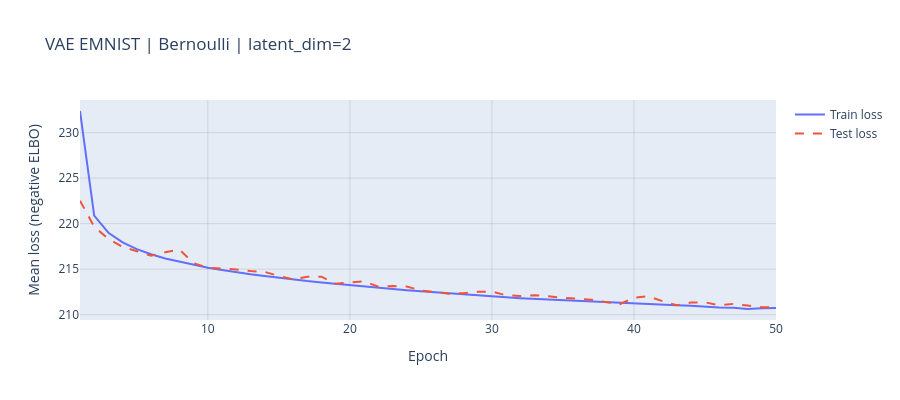

The notebook cell this image was saved under:
### Markdown cell above
## 10. Loss curve (for the presentation)

### Code cell
fig = go.Figure()
fig.add_trace(go.Scatter(x=epoch_list, y=train_loss_list,
                         mode='lines', name='Train loss'))
fig.add_trace(go.Scatter(x=epoch_list, y=test_loss_list,
                         mode='lines', name='Test loss',
                         line=dict(dash='dash')))
fig.update_layout(
    title=f'VAE EMNIST | {RECONSTRUCTION} | latent_dim={LATENT_DIM}',
    xaxis_title='Epoch',
    yaxis_title='Mean loss (negative ELBO)',
    width=900, height=400,
)
fig.update_xaxes(showgrid=True, gridcolor='rgba(0,0,0,0.1)')
fig.update_yaxes(showgrid=True, gridcolor='rgba(0,0,0,0.1)')

os.makedirs(RESULTS_DIR, exist_ok=True)
fig.write_image(os.path.join(RESULTS_DIR, 'vae_loss_curve.png'), scale=2)
fig.show()

### Figure 1 — Plotly figure (JSON) as saved in the notebook; plotly's stock layout.template omitted (floating-point values rounded to 4 significant figures)
{"data": [{"mode": "lines", "name": "Train loss", "type": "scatter", "x": [1, 2, 3, 4, 5, 6, 7, 8, 9, 10, 11, 12, 13, 14, 15, 16, 17, 18, 19, 20, 21, 22, 23, 24, 25, 26, 27, 28, 29, 30, 31, 32, 33, 34, 35, 36, 37, 38, 39, 40, 41, 42, 43, 44, 45, 46, 47, 48, 49, 50], "y": [232.4, 220.9, 219.0, 217.9, 217.2, 216.6, 216.2, 215.8, 215.5, 215.2, 214.9, 214.7, 214.4, 214.3, 214.1, 213.9, 213.7, 213.5, 213.4, 213.2, 213.1, 213.0, 212.8, 212.7, 212.6, 212.4, 212.3, 212.2, 212.1, 212.0, 211.9, 211.8, 211.7, 211.6, 211.6, 211.5, 211.4, 211.3, 211.3, 211.2, 211.1, 211.1, 211.0, 211.0, 210.9, 210.8, 210.8, 210.6, 210.7, 210.7]}, {"line": {"dash": "dash"}, "mode": "lines", "name": "Test loss", "type": "scatter", "x": [1, 2, 3, 4, 5, 6, 7, 8, 9, 10, 11, 12, 13, 14, 15, 16, 17, 18, 19, 20, 21, 22, 23, 24, 25, 26, 27, 28, 29, 30, 31, 32, 33, 34, 35, 36, 37, 38, 39, 40, 41, 42, 43, 44, 45, 46, 47, 48, 49, 50], "y": [222.5, 219.7, 218.3, 217.4, 217.0, 216.5, 216.9, 217.2, 215.7, 215.2, 215.1, 215.0, 214.8, 214.7, 214.3, 213.9, 214.2, 214.2, 213.4, 213.5, 213.7, 213.1, 213.1, 213.1, 212.6, 212.5, 212.3, 212.4, 212.5, 212.5, 212.1, 212.1, 212.1, 212.0, 211.8, 211.7, 211.6, 211.4, 211.2, 211.9, 212.0, 211.5, 211.0, 211.3, 211.4, 211.0, 211.2, 211.0, 210.8, 210.8]}], "layout": {"height": 400, "title": {"text": "VAE EMNIST | Bernoulli | latent_dim=2"}, "width": 900, "xaxis": {"gridcolor": "rgba(0,0,0,0.1)", "showgrid": true, "title": {"text": "Epoch"}}, "yaxis": {"gridcolor": "rgba(0,0,0,0.1)", "showgrid": true, "title": {"text": "Mean loss (negative ELBO)"}}}}
